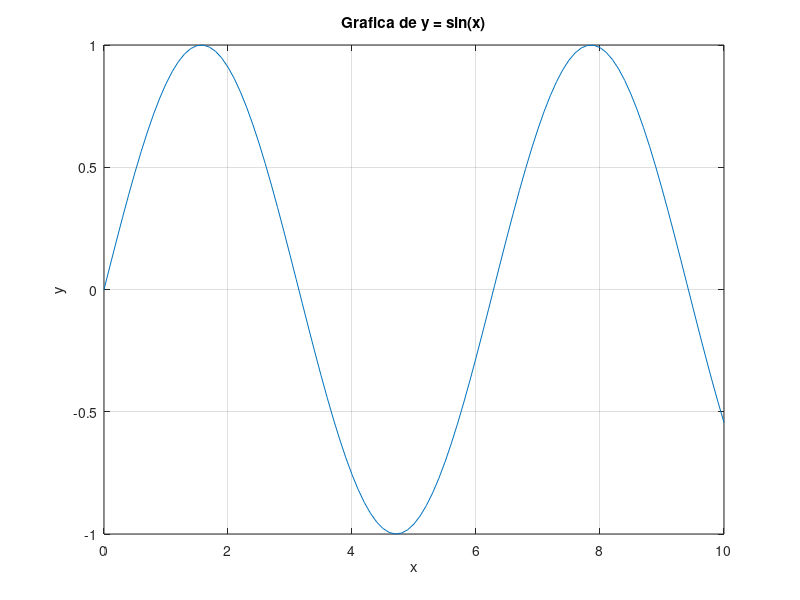

Recreate this plot in MATLAB.

% Programa qque grafica la funcion y = sin(x) desde x = 0 hasta x = 10.

x = 0:0.1:10;

y = sin(x);
figure
plot(x, y)
title('Grafica de y = sin(x)')
xlabel('x')
ylabel('y')
grid on